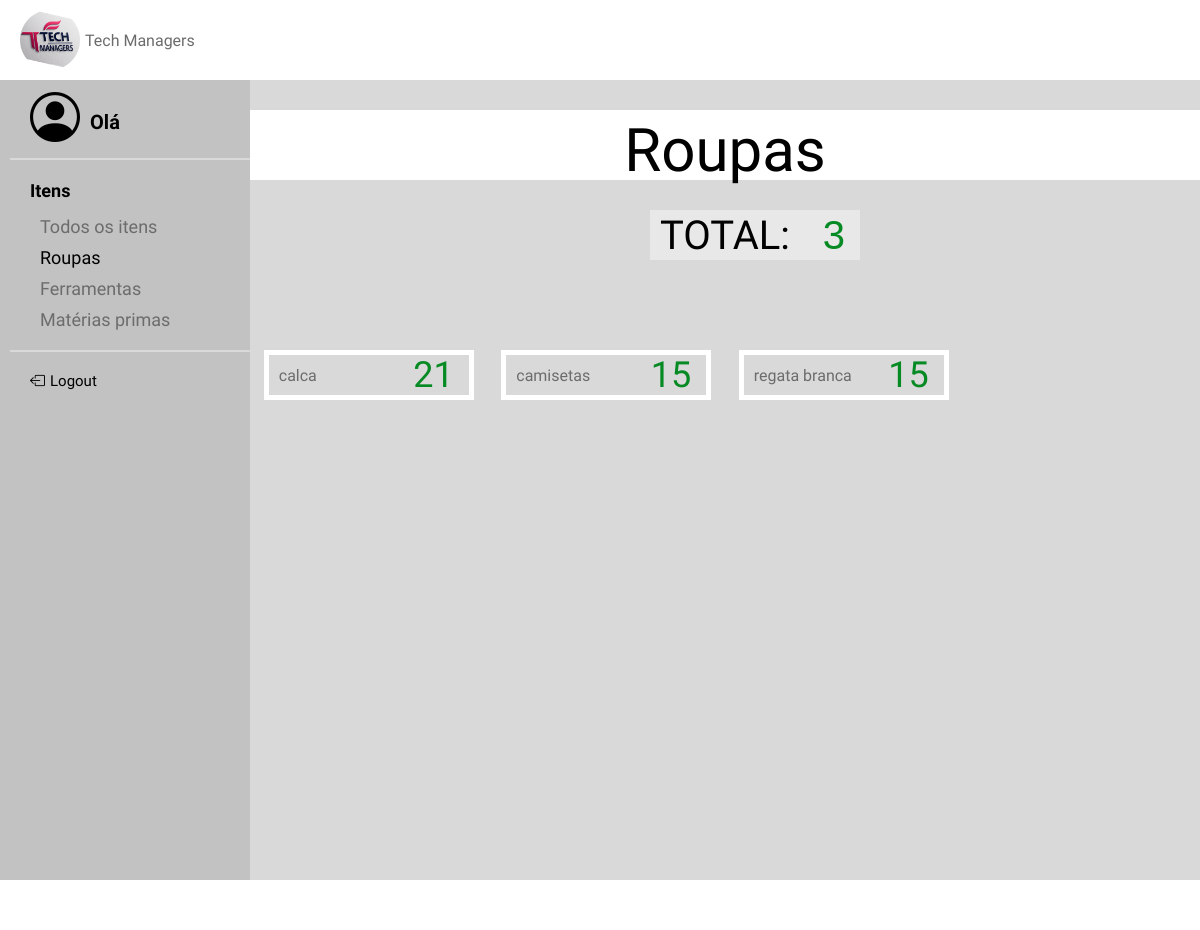
/TelaAR, run on an earlier commit of the app's database.
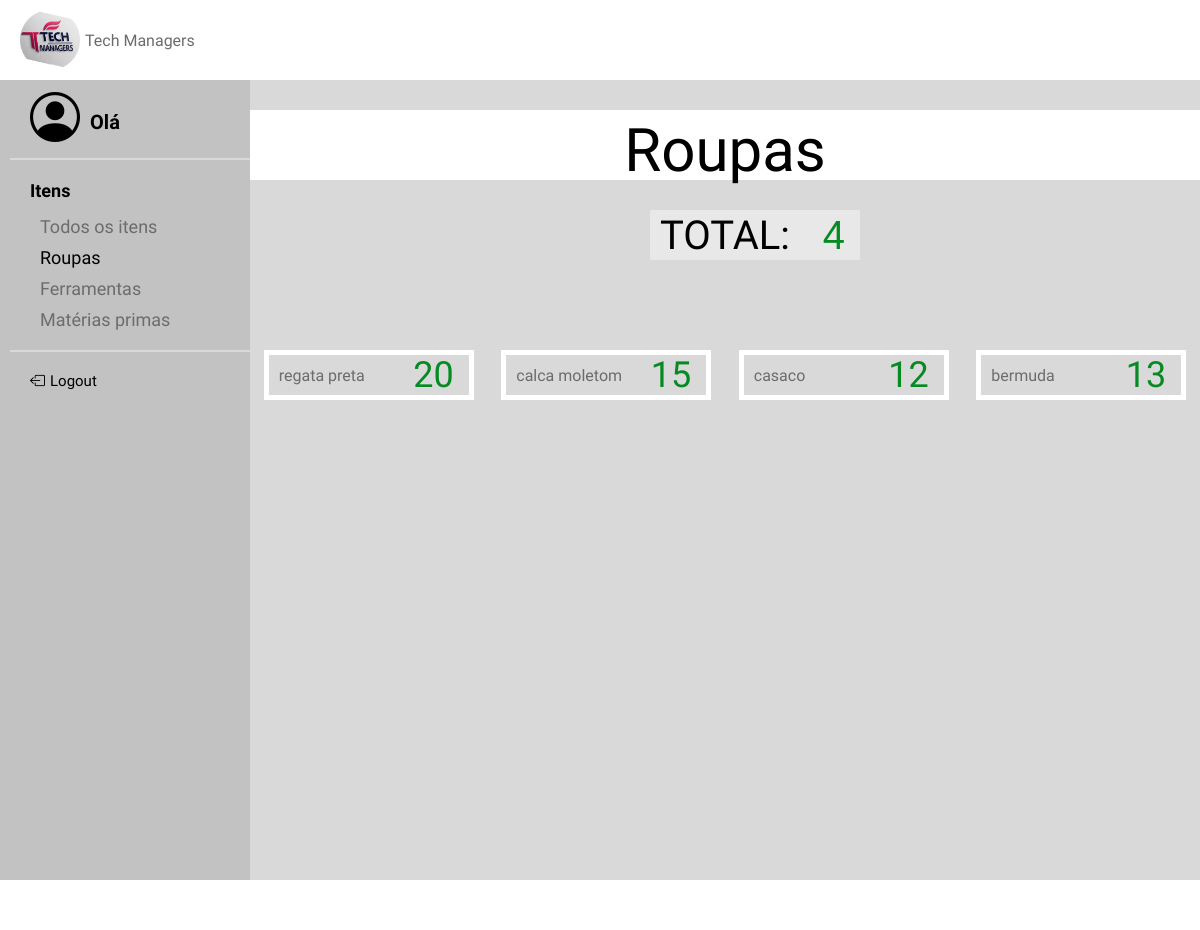
And on a later commit of the database.
### models.py (models this page shows, shortened)
class ITEM(Base):
    __tablename__ = 'item'
    id = Column(Integer, primary_key=True, unique=True, nullable=False, index=True)
    nome = Column(String(40), nullable=False, index=True)
    tipo = Column(String(40), nullable=False, index=True)
    quantidade = Column(Integer, nullable=False, index=True)

### app.py (the view)
@app.route('/TelaAR')
def tela_roupas():
    itens = ITEM.query.filter_by(tipo="Roupa").all()
    return render_template("TelaARoupas.html", itens=itens)

### templates/TelaARoupas.html
{% extends "base.html" %}
{% block conteudo %}
    <link rel="stylesheet" href="/static/TelaARoupas.css">
    <div class="container">
        <div id="numero">
            <p class="titulo">Roupas</p>
        </div>
        <div id="total">
            <p for="numero" id="textonumero"> TOTAL: </p>
            <input type="number" id="camponumero" name="numero" value="{{ itens | length }}" readonly>
        </div>
        <div class="cards">
            {% for item in itens %}
                <div class="card">
                    <form class="input-group">
                        <input type="text" id="nome" name="nome" value="{{ item.nome }}" readonly>
                        <input type="number" id="quantidade" name="quantidade" value="{{ item.quantidade }}" disabled>
                    </form>
                </div>
            {% endfor %}
        </div>
    </div>
{% endblock %}

What changed in the data, as far as the page shows it:
removed ITEM: nome "calca", quantidade "21"
removed ITEM: nome "camisetas", quantidade "15"
removed ITEM: nome "regata branca", quantidade "15"
added ITEM: nome "regata preta", quantidade "20"
added ITEM: nome "calca moletom", quantidade "15"
added ITEM: nome "casaco", quantidade "12"
added ITEM: nome "bermuda", quantidade "13"
Also different on the page:
form field numero: "3" → "4"
